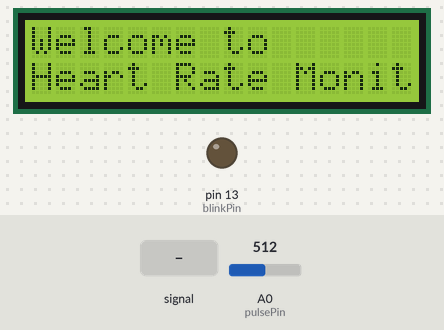
Recording of a sketch running on a simulated Arduino Uno, built with avr-gcc and run on an emulated ATmega328P. Parts: 16×2 character LCD, output pins drawn as LEDs (lit = HIGH). Dashed ring = blinking. Inputs (shaded band) come from the test bench; at power-on: A0 (pulsePin) = 512. What the sketch prints to the serial monitor is not drawn.

Above: at 0.1 s.
4.3 s: A0 (pulsePin) fed a 200 Hz sine of ±460 counts around its level
At 6.1 s:
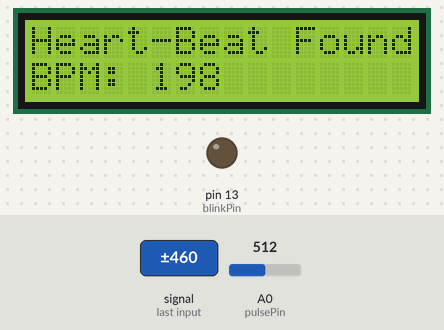
7.3 s: A0 (pulsePin) set to 560
At 10.09 s:
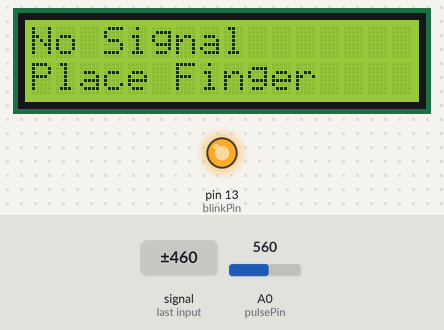
10.3 s: A0 (pulsePin) fed a 2 Hz sine of ±306 counts around its level
At 11.66 s:
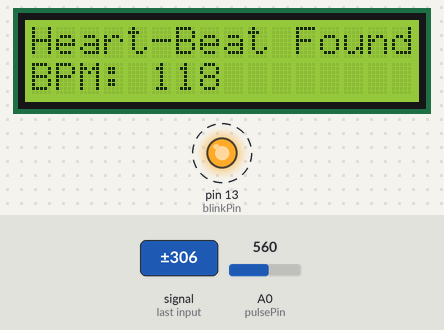
12.5 s: A0 (pulsePin) set to 540
At 14.68 s:
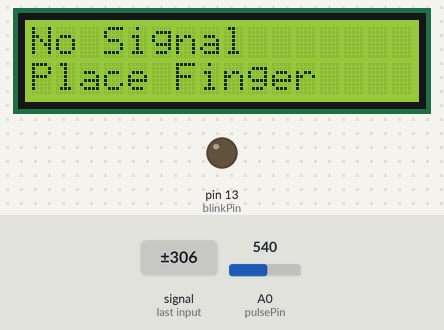
15.5 s: A0 (pulsePin) set to 520
17.0 s: A0 (pulsePin) set to 493
At 17.5 s:
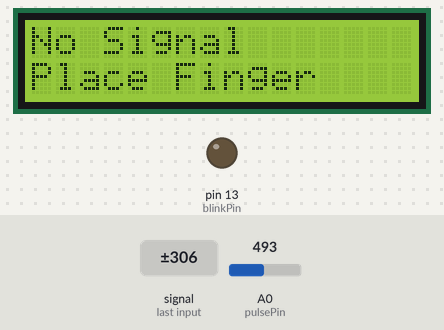
Timing chart, 0 to 20.0 s (numbered marks = the images above; inputs shaded):
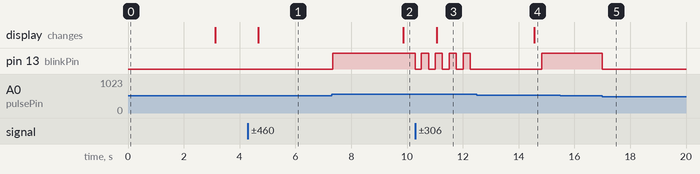

The sketch:

NEW_HEART_RATE.ino
```cpp
#include <Wire.h>
#include <LiquidCrystal_I2C.h>

// Initialize the LCD with the I2C address 0x27 and dimensions 16x2
LiquidCrystal_I2C lcd(0x27, 16, 2);

int pulsePin = A0;                 // Pulse Sensor purple wire connected to analog pin A0
int blinkPin = 13;                 // Pin to blink LED at each beat

// Volatile variables for interrupt routine
volatile int BPM = 0;              // Heart rate in beats per minute
volatile int Signal = 0;           // Holds the incoming raw data
volatile int IBI = 600;            // Time interval between beats
volatile boolean Pulse = false;    // "True" when a live heartbeat is detected
volatile boolean QS = false;       // Becomes true when Arduino finds a beat

volatile int rate[10];             // Array to hold the last ten IBI values
volatile unsigned long sampleCounter = 0;  // Used to determine pulse timing
volatile unsigned long lastBeatTime = 0;   // Used to find IBI
volatile int P = 512;              // Peak in pulse wave
volatile int T = 512;              // Trough in pulse wave
volatile int thresh = 550;         // Threshold for heartbeat detection
volatile int amp = 100;            // Amplitude of pulse waveform
volatile boolean firstBeat = true; // Seed rate array for reasonable BPM at startup
volatile boolean secondBeat = false;

void setup() {
  Serial.begin(115200); // Begin serial communication for Serial Plotter
  interruptSetup();

  lcd.begin();
  lcd.backlight();
  lcd.setCursor(0, 0);
  lcd.print("Welcome to");
  lcd.setCursor(0, 1);
  lcd.print("Heart Rate Monitor");
  delay(3000);
  lcd.clear();

  pinMode(blinkPin, OUTPUT);
}

void loop() {
  if (QS == true) {
    displayHeartRate(); // Display heart rate on LCD
    QS = false;         // Reset Quantified Self flag
  }

  if (BPM == 0) {       // No valid signal detected
    lcd.setCursor(0, 0);
    lcd.print("No Signal       ");
    lcd.setCursor(0, 1);
    lcd.print("Place Finger    ");
  }

  // Send data to Serial Plotter
  Serial.print("Signal: ");
  Serial.print(Signal);
  Serial.print(", Threshold: ");
  Serial.print(thresh);
  Serial.print(", BPM: ");
  Serial.println(BPM);

  delay(20); // Small delay for smoother execution
}

void interruptSetup() {
  TCCR2A = 0x02;   // Disable PWM and enable CTC mode
  TCCR2B = 0x06;   // 256 prescaler
  OCR2A = 0X7C;    // Set the top count for 500Hz sample rate
  TIMSK2 = 0x02;   // Enable interrupt on match
  sei();           // Enable global interrupts
}

void displayHeartRate() {
  lcd.clear();
  lcd.setCursor(0, 0);
  lcd.print("Heart-Beat Found");
  lcd.setCursor(0, 1);
  lcd.print("BPM: ");
  lcd.setCursor(5, 1);
  lcd.print(BPM);
}

ISR(TIMER2_COMPA_vect) {
  cli();
  Signal = (Signal * 0.9) + (analogRead(pulsePin) * 0.1); // Low-pass filter
  sampleCounter += 2;
  int N = sampleCounter - lastBeatTime;

  if (Signal < thresh && N > (IBI / 5) * 3) {
    T = min(T, Signal);
  }

  if (Signal > thresh && Signal > P) {
    P = max(P, Signal);
  }

  if (N > 250) {
    if ((Signal > thresh) && !Pulse && (N > 300)) {
      Pulse = true;
      digitalWrite(blinkPin, HIGH);
      IBI = sampleCounter - lastBeatTime;
      lastBeatTime = sampleCounter;

      if (secondBeat) {
        secondBeat = false;
        for (int i = 0; i < 10; i++) rate[i] = IBI;
      }

      if (firstBeat) {
        firstBeat = false;
        secondBeat = true;
        sei();
        return;
      }

      long runningTotal = 0;
      for (int i = 0; i < 9; i++) {
        rate[i] = rate[i + 1];
        runningTotal += rate[i];
      }

      rate[9] = IBI;
      runningTotal += rate[9];
      runningTotal /= 10;
      BPM = 60000 / runningTotal;
      QS = true;
    }
  }

  if (Signal < thresh && Pulse) {
    Pulse = false;
    digitalWrite(blinkPin, LOW);
    amp = P - T;
    thresh = amp / 2 + T;
    P = thresh;
    T = thresh;
  }

  if (N > 2500) {
    BPM = 0; // No heartbeat detected
    thresh = 512;
    P = 512;
    T = 512;
    lastBeatTime = sampleCounter;
    firstBeat = true;
    secondBeat = false;
  }

  sei();
}
```

Measured:
- after the input at 4.3 s, the display: changes after 0.37 s (image 1)
- after the input at 7.3 s, pin 13 (blinkPin): LOW → HIGH at once; the display: changes after 2.6 s (image 2)
- after the input at 10.3 s, pin 13 (blinkPin): alternates HIGH for 0.25 s and LOW for 0.25 s, starting at once; the display: changes after 0.77 s (image 3)
- after the input at 12.5 s, the display: changes after 2.1 s (image 4)
- after the input at 15.5 s, every drawn part: stays the same
- after the input at 17.0 s, pin 13 (blinkPin): HIGH → LOW at once
